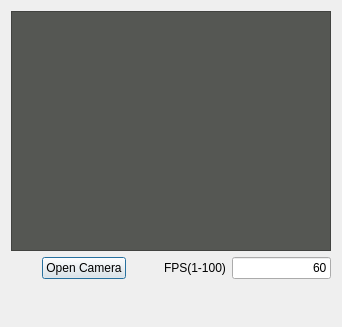
<?xml version="1.0" encoding="UTF-8"?>
<ui version="4.0">
 <class>CamDlg</class>
 <widget class="QDialog" name="CamDlg">
  <property name="geometry">
   <rect>
    <x>0</x>
    <y>0</y>
    <width>338</width>
    <height>327</height>
   </rect>
  </property>
  <property name="windowTitle">
   <string>TinyCam</string>
  </property>
  <layout class="QVBoxLayout" name="verticalLayout">
   <item>
    <widget class="QFrame" name="frame">
     <property name="minimumSize">
      <size>
       <width>320</width>
       <height>240</height>
      </size>
     </property>
     <property name="styleSheet">
      <string notr="true">background-color: rgb(85, 87, 83);</string>
     </property>
     <property name="frameShape">
      <enum>QFrame::StyledPanel</enum>
     </property>
     <property name="frameShadow">
      <enum>QFrame::Raised</enum>
     </property>
    </widget>
   </item>
   <item>
    <layout class="QHBoxLayout" name="horizontalLayout">
     <item>
      <spacer name="horizontalSpacer">
       <property name="orientation">
        <enum>Qt::Horizontal</enum>
       </property>
       <property name="sizeHint" stdset="0">
        <size>
         <width>40</width>
         <height>20</height>
        </size>
       </property>
      </spacer>
     </item>
     <item>
      <widget class="QPushButton" name="btnOpenCam">
       <property name="text">
        <string>Open Camera</string>
       </property>
       <property name="checkable">
        <bool>true</bool>
       </property>
      </widget>
     </item>
     <item>
      <spacer name="horizontalSpacer_3">
       <property name="orientation">
        <enum>Qt::Horizontal</enum>
       </property>
       <property name="sizeHint" stdset="0">
        <size>
         <width>40</width>
         <height>20</height>
        </size>
       </property>
      </spacer>
     </item>
     <item>
      <layout class="QHBoxLayout" name="horizontalLayout_2">
       <item>
        <widget class="QLabel" name="label">
         <property name="text">
          <string>FPS(1-100)</string>
         </property>
        </widget>
       </item>
       <item>
        <widget class="QLineEdit" name="fpsEdit">
         <property name="text">
          <string>60</string>
         </property>
         <property name="alignment">
          <set>Qt::AlignRight|Qt::AlignTrailing|Qt::AlignVCenter</set>
         </property>
        </widget>
       </item>
      </layout>
     </item>
    </layout>
   </item>
   <item>
    <widget class="QLabel" name="statusLabel">
     <property name="minimumSize">
      <size>
       <width>0</width>
       <height>24</height>
      </size>
     </property>
     <property name="text">
      <string/>
     </property>
    </widget>
   </item>
  </layout>
 </widget>
 <resources/>
 <connections/>
</ui>
